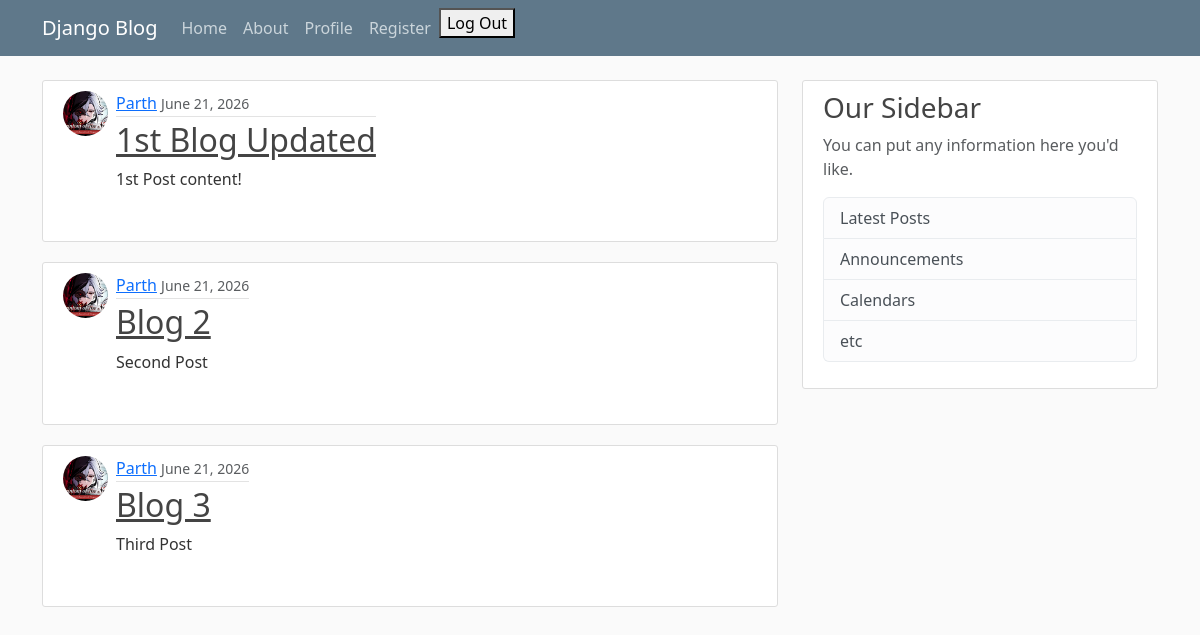
The app's page / (signed in) with its own data.
### blog/models.py (models this page shows, shortened)
class post(models.Model):
    title = models.CharField(max_length=100)
    content = models.TextField()
    datePosted = models.DateTimeField(default = timezone.now)
    author = models.ForeignKey(User, on_delete = models.CASCADE)

### users/models.py (models this page shows, shortened)
class Profile(models.Model):
    user = models.OneToOneField(User, on_delete=models.CASCADE)
    image = models.ImageField(default="default.jpg", upload_to='profile_pics')

### blog/views.py (the view)
# urls.py: path('', views.home, name='blog-home'),
def home(request):
    context = {
        'posts': post.objects.all()
    }
    return render(request, 'blog/home.html', context)

### blog/templates/blog/home.html
{% extends "blog/base.html" %}
{% block content %}
    {% for post in posts %}
        <article class="media content-section">
            <div class="d-flex align-items-start mb-4">
                <img class="rounded-circle account-img me-2 mr-2"
                            src="{{ user.profile.image.url }}"
                            style="width: 45px; height: 45px; object-fit: cover;">
                <div class="media-body">
                    <div class="article-metadata">
                        <a class="mr-2" href="#">{{ post.author }}</a>
                        <small class="text-muted">{{ post.datePosted|date:"F d, Y" }}</small>
                    </div>
                    <h2><a class="article-title" href="#">{{ post.title }}</a></h2>
                    <p class="article-content">{{ post.content }}</p>
                </div>
            </div>
        </article>
    {% endfor %}
{% endblock content %}

### blog/templates/blog/base.html (shortened to what this page needs)
{% load static %}
<!DOCTYPE html>
<html lang="en">
<head>
    <link href="https://cdn.jsdelivr.net/npm/bootstrap@5.3.8/dist/css/bootstrap.min.css" rel="stylesheet">
    <link href="{% static 'blog/main.css' %}" rel = "stylesheet" type="text/css">
</head>
<body>
    <header class="site-header">
        <nav class="navbar navbar-expand-md navbar-dark bg-steel fixed-top">
            <div class="container">
                <a class="navbar-brand mr-4" href="/">Django Blog</a>
                <div class="collapse navbar-collapse" id="navbarToggle">
                    <div class="navbar-nav mr-auto">
                        <a class="nav-item nav-link" href="{% url 'blog-home' %}">Home</a>
                        <a class="nav-item nav-link" href="{% url 'blog-about' %}">About</a>
                    </div>
                    <div class="navbar-nav">
                        {% if user.is_authenticated %}
                            <a class="nav-item nav-link" href="{% url "profile" %}">Profile</a>
                            <a class="nav-item nav-link" href="{% url "register" %}">Register</a>
                            <form method="post" action="{% url 'logout' %}">
                                <button type="submit" class=>Log Out</button>
                            </form>
                        {% else %}
                            <a class="nav-item nav-link" href="{% url "login" %}">Login</a>
                            <a class="nav-item nav-link" href="{% url "register" %}">Register</a>
                        {% endif %}
                    </div>
                </div>
            </div>
        </nav>
    </header>
    <main role="main" class="container">
        <div class="row">
            <div class="col-md-8">
                {% block content %}{% endblock %}
            </div>
            <div class="col-md-4">
                <div class="content-section">
                    <h3>Our Sidebar</h3>
                    <p class='text-muted'>You can put any information here you'd like.
                        <ul class="list-group">
                            <li class="list-group-item list-group-item-light">Latest Posts</li>
                            <li class="list-group-item list-group-item-light">Announcements</li>
                            <li class="list-group-item list-group-item-light">Calendars</li>
                            <li class="list-group-item list-group-item-light">etc</li>
                        </ul>
                    </p>
                </div>
            </div>
        </div>
    </main>
</body>
</html>

### blog/static/blog/main.css (style rules this page uses)
body { background: #fafafa; color: #333333; margin-top: 5rem; }
h1, h2, h3, h4, h5, h6 { color: #444444; }
ul { margin: 0; }
.bg-steel { background-color: #5f788a; }
.site-header .navbar-nav .nav-link { color: #cbd5db; }
.content-section { background: #ffffff; padding: 10px 20px; border: 1px solid #dddddd; border-radius: 3px; margin-bottom: 20px; }
.article-title { color: #444444; }
.article-content { white-space: pre-line; }
.article-metadata { padding-bottom: 1px; margin-bottom: 4px; border-bottom: 1px solid #e3e3e3 }
.account-img { height: 125px; width: 125px; margin-right: 20px; margin-bottom: 16px; }

### records on screen
post: profile.image (picture), author "Parth", datePosted "June 21, 2026", title "1st Blog Updated", content "1st Post content!"
post: profile.image (picture), author "Parth", datePosted "June 21, 2026", title "Blog 2", content "Second Post"
post: profile.image (picture), author "Parth", datePosted "June 21, 2026", title "Blog 3", content "Third Post"
